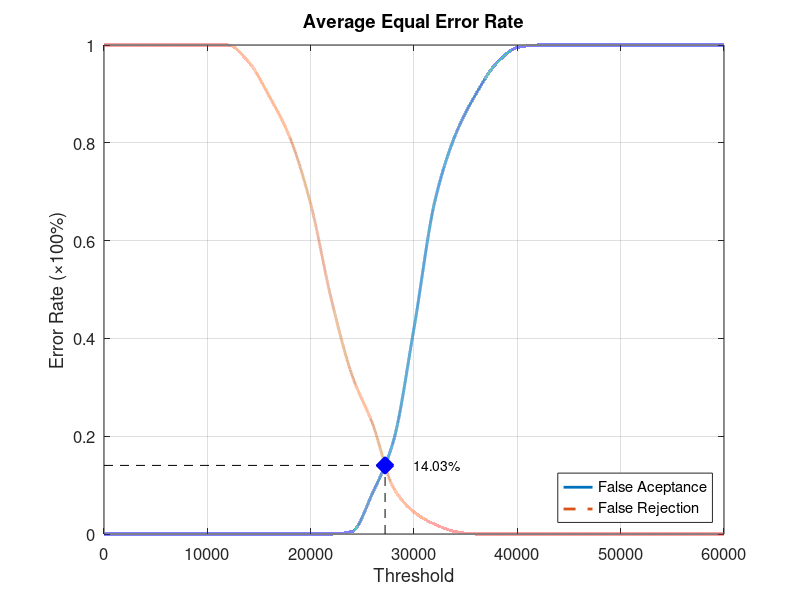
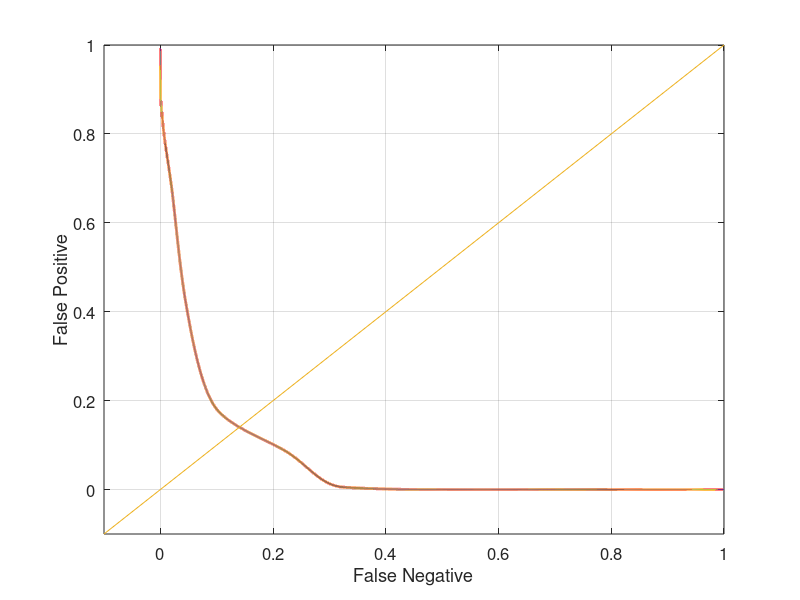

Recreate these plots in MATLAB, in order.
function yEER = Database2_1
close all;
clear;
clc;
x = 0:2000:60000;
xq = 0:0.5:60000;

y0 = [0 0 0 0 0 0 0 0 0 0 0 0 0.00526316 0.0842105 0.189474 0.421053 0.678947 0.815789 0.9 0.963158 0.994737 1 1 1 1 1 1 1 1 1 1];
yy0 = interp1(x, y0, xq, 'pchip');
y1 = [1 1 1 1 1 1 1 0.965 0.895 0.81 0.675 0.48 0.325 0.225 0.095 0.045 0.02 0.005 0 0 0 0 0 0 0 0 0 0 0 0 0];
yy1 = interp1(x, y1, xq, 'pchip');

% Calculating EER: 
y2 = abs(y0 - y1);
find(y2 == min(y2))
yy2 = abs(yy0 - yy1);
xEER = find(yy2 == min(yy2));
xEERIndex = xq(xEER) % X-axis EER
yEER = yy0(xEER) % Y-axis EER

main = figure
plot(xq, yy0,'-','LineWidth', 2);	hold on
plot(xq, yy1,'--','LineWidth', 2);	hold on
plot([xEERIndex xEERIndex], [0 yEER], 'k--');	hold on
plot([0 xEERIndex], [yEER yEER], 'k--');	hold on
plot(xEERIndex, yEER, 'bx', 'LineWidth', 10);	hold on
text(xEERIndex + 10 * xEERIndex / 100, yEER, [num2str(round((10000 * yEER)) / 100) '%'])
legend('False Aceptance', 'False Rejection', 'Location', 'SouthEast')
xlabel('Threshold')
ylabel('Error Rate (\times100%)')
title('Average Equal Error Rate')
set(gca, 'FontSize', 12)
axis([0 60000 0 1])
grid on

print(main, 'Database2_1Main', '-dpng');
FNRxFPR = figure('Color', [1 1 1]);
plot(yy1, yy0, '-', yy1, yy0, 'LineWidth', 2);
hold on
y = -0.1:0.1:1
plot(y, y); 
set(gca, 'FontSize', 12)
xlabel('False Negative')
ylabel('False Positive')
axis([-0.1 1 -0.1 1])
set(gca, 'FontSize', 12)
grid on

print(FNRxFPR, 'Database2_1FNRxFPR','-dpng');
end
